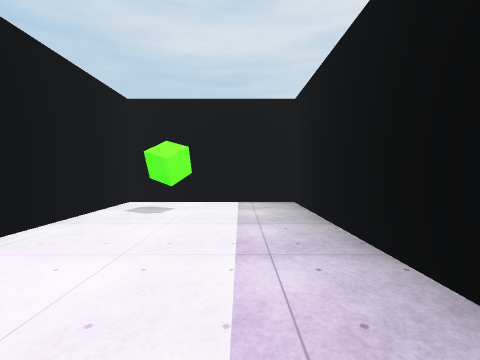
[1] (above)

24 first-person views from a walk through a scene from a Unity 3-D project. The camera is 1.4 m above the floor, tilts 2° down and sees 90° across. The floor is counted in squares, 2 m on a side. Each view is taken from the middle of a square. On the plan, view 1 faces up. The plan holds only what a view shows up to about 9 squares ahead; the rest is blank. The player character is not drawn. Surface patterns are stand-ins for the level's own textures.

[2]
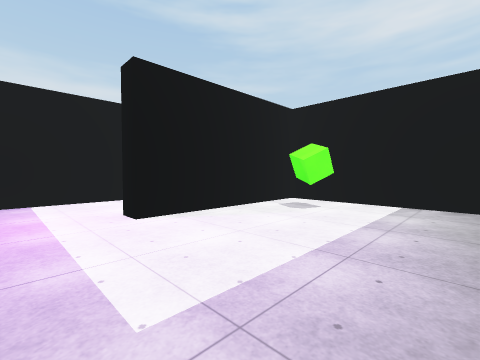

[3]
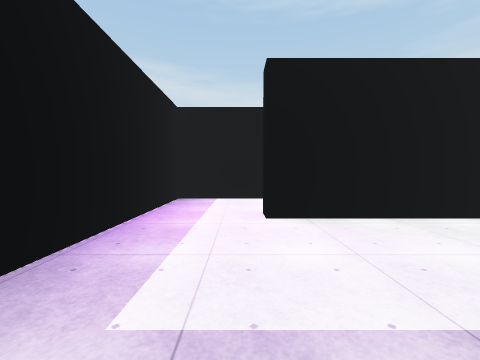

[4]
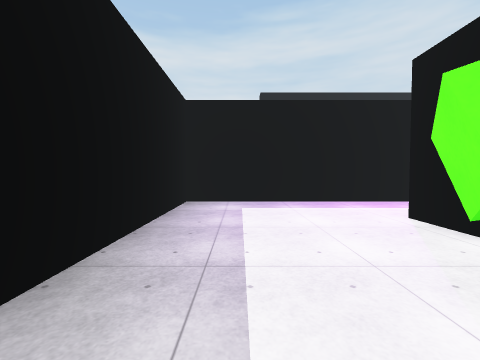

[5]
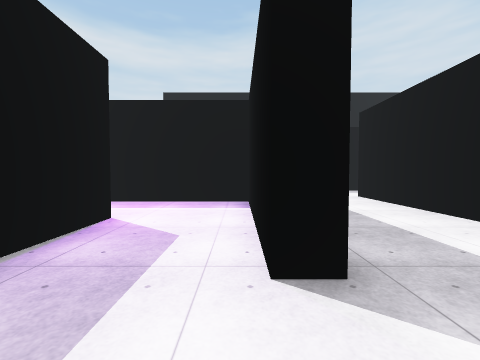

[6]
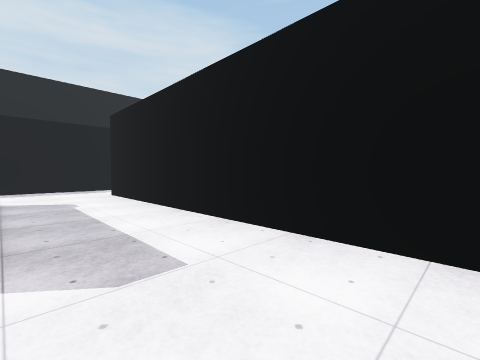

[7]
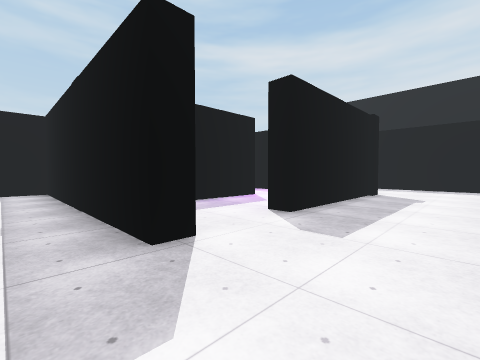

[8]
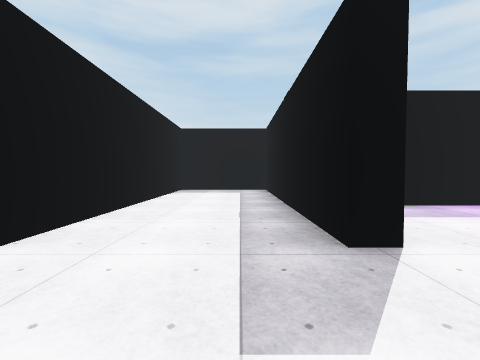

[9]
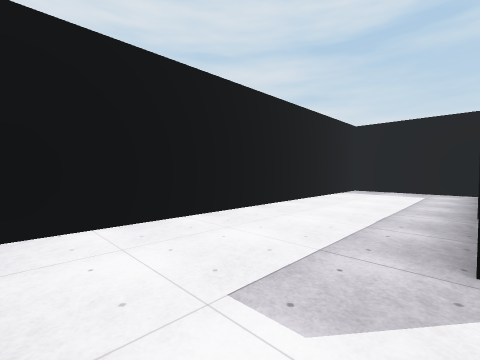

[10]
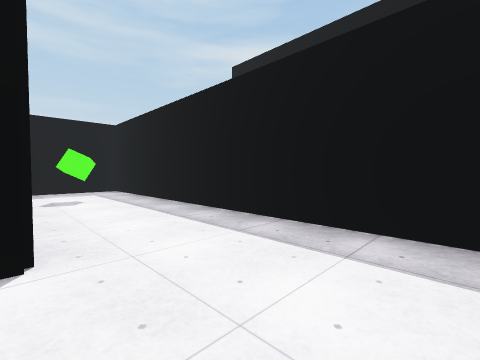

[11]
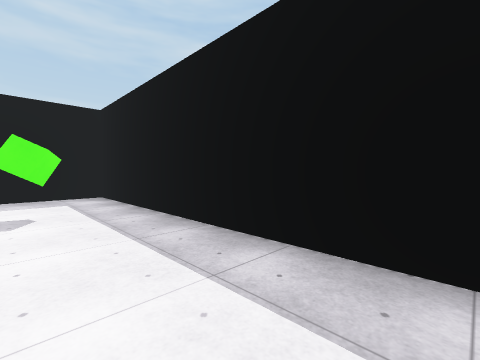

[12]
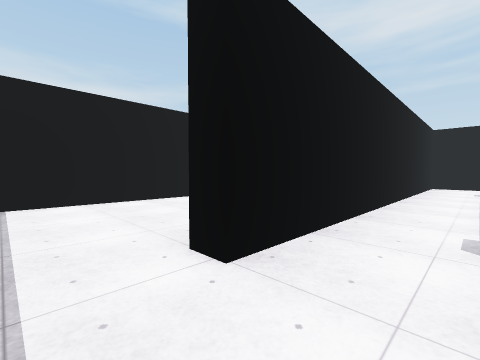

[13]
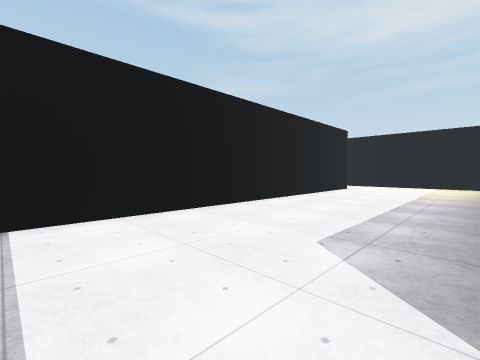

[14]
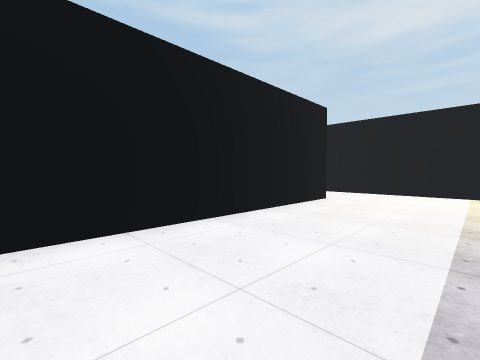

[15]
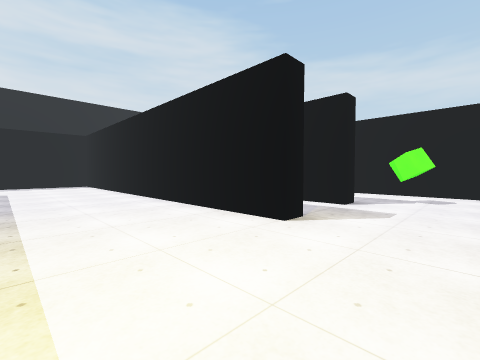

[16]
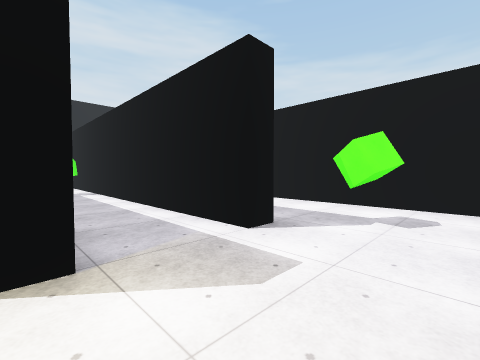

[17]
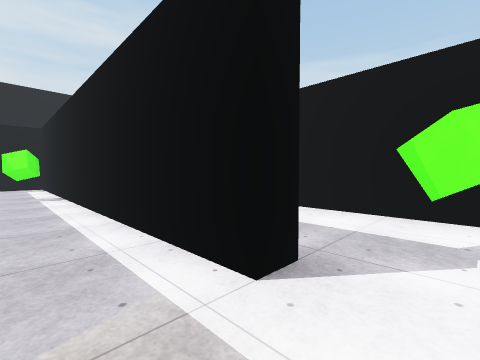

[18]
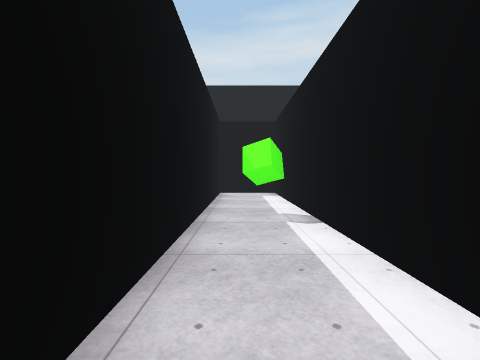

[19]
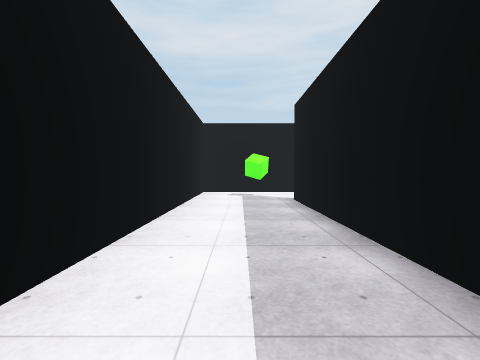

[20]
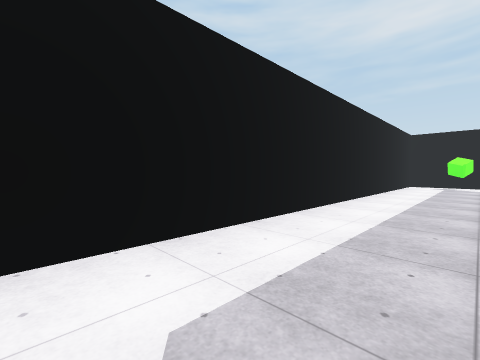

[21]
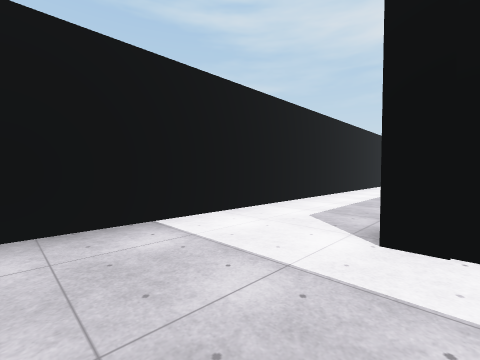

[22]
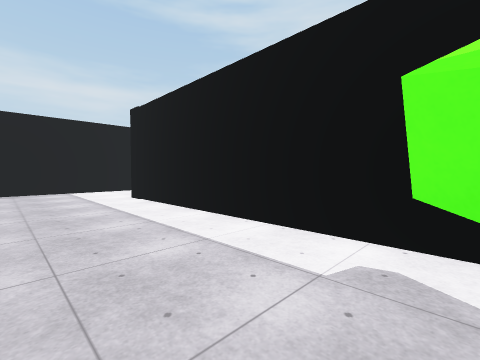

[23]
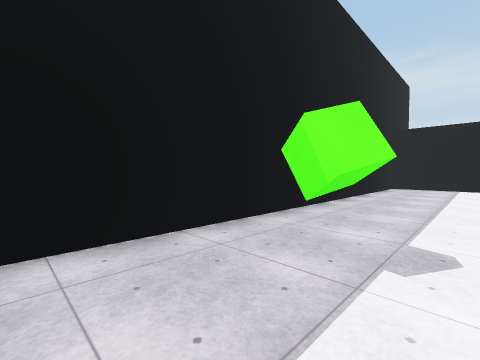

[24]
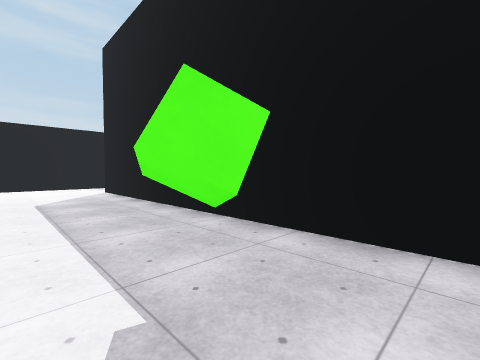

### Floor plan
Points are (right, up) in squares from view 1. A wall is a line through its corners. A room is listed if a view was taken in it or the views show most of it. See-through windows are left out.
Room 1 (views 1, 2, 3, 4)
walls: (-3.5, -0.6) (1.2, -0.6) (1.2, 5.5) (-2.5, 5.5) (-2.5, 1.4) (-3.1, 1.4)
ways out: opening at (-3, 0.5) to room 6
objects: green cube (-1, 4)
Room 2 (views 5, 6, 7, 8, 9, 10, 11, 12)
walls: (-3.1, 1.4) (-3.1, 3.6); (-5.8, 5.4) (-5.8, 6) (1.2, 6) (1.2, 9.2) (-8.1, 9.2); (-5.8, -1.2) (-5.8, 3.5) (-5.2, 3.5) (-5.2, 1.6); (-8.4, 8.5) (-8.4, -1.8); (-8.5, -4) (1.2, -4) (1.2, -1.6)
ways out: opening at (-9, -2.5) to room 3; opening at (-4.5, 2.5) to room 6
objects: green cube (-1, -2)
Room 3 (views 13, 14, 15)
walls: (-12.8, 7.1) (-12.8, -3.1); (-8.4, -1.8) (-8.9, -1.8); (-9, 9.2) (-12.5, 9.2); (-9.5, -4) (-8.5, -4)
ways out: opening at (-9, -2.5) to room 2; opening at (-13, 8.5) to room 4
Room 4 (views 16, 17, 18)
walls: (-13.4, 7.1) (-12.8, 7.1); (-15.6, 7.1) (-15.2, 7.1) (-15.2, -4) (-13.4, -4) (-13.4, 2.5); (-12.5, 9.2) (-16.5, 9.2)
ways out: opening at (-13, 8.5) to room 3; opening at (-16, 8.5) to room 5
objects: green cube (-14, 0)
Room 5 (views 19, 20, 21, 22, 23, 24)
walls: (-8.9, -4.5) (-15.8, -4.5); (-11.2, -7.5) (-1.1, -7.5); (-17.2, -7.5) (-13.8, -7.5); (-15.6, 2.2) (-15.6, 7.1); (1.2, -6.5) (1.2, -5); (-16.5, 9.2) (-18.2, 9.2) (-18.2, -7.1)
ways out: opening at (-16, 8.5) to room 4
objects: green cube (-17, 8); green cube (-9, -6)
Room 6 (no view inside)
walls: (-5.2, 1.6) (-5.2, -0.6) (-3.5, -0.6)
ways out: opening at (-3, 0.5) to room 1; opening at (-4.5, 2.5) to room 2

Where each view was taken, in squares from view 1:
view 1: 0 up, 0 right, facing up
view 2: 0 up, 1 right, facing up-left
view 3: 1 up, 1 right, facing left
view 4: 5 up, 0 right, facing down
view 5: 5 up, 5 left, facing down
view 6: 6 up, 6 left, facing down-left
view 7: 7 up, 8 left, facing down-right
view 8: 7 up, 8 left, facing right
view 9: 6 up, 8 left, facing up-right
view 10: 1 down, 8 left, facing down-right
view 11: 2 down, 6 left, facing down-right
view 12: 3 down, 7 left, facing up-left
view 13: 3 down, 9 left, facing up-left
view 14: 1 up, 10 left, facing up-left
view 15: 9 up, 10 left, facing down-left
view 16: 9 up, 13 left, facing down-left
view 17: 8 up, 14 left, facing down-left
view 18: 4 up, 14 left, facing down
view 19: 1 up, 17 left, facing up
view 20: 4 down, 16 left, facing up-left
view 21: 7 down, 15 left, facing up-left
view 22: 7 down, 9 left, facing up-left
view 23: 5 down, 7 left, facing down-left
view 24: 5 down, 10 left, facing down-right
